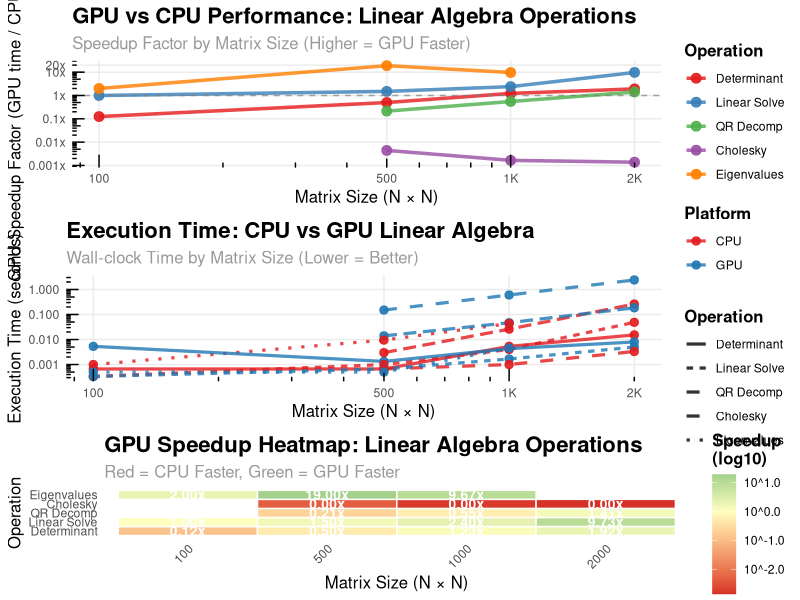
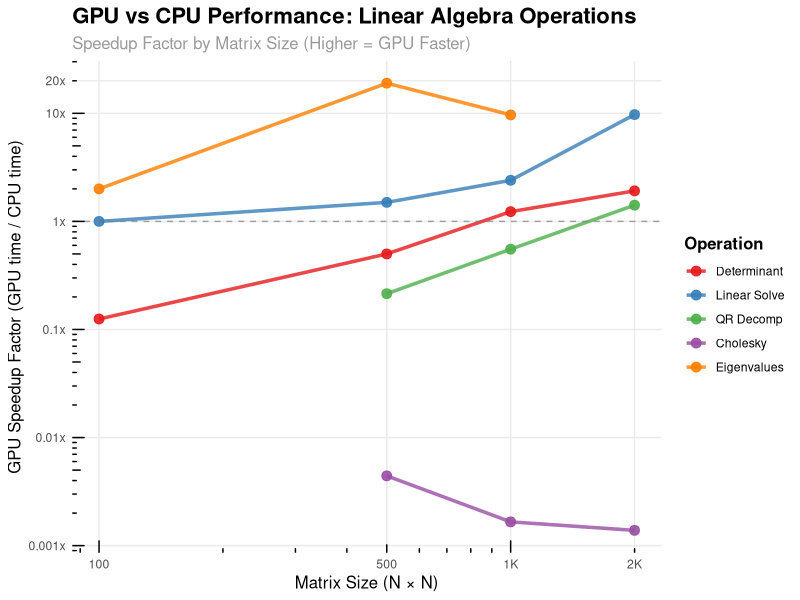
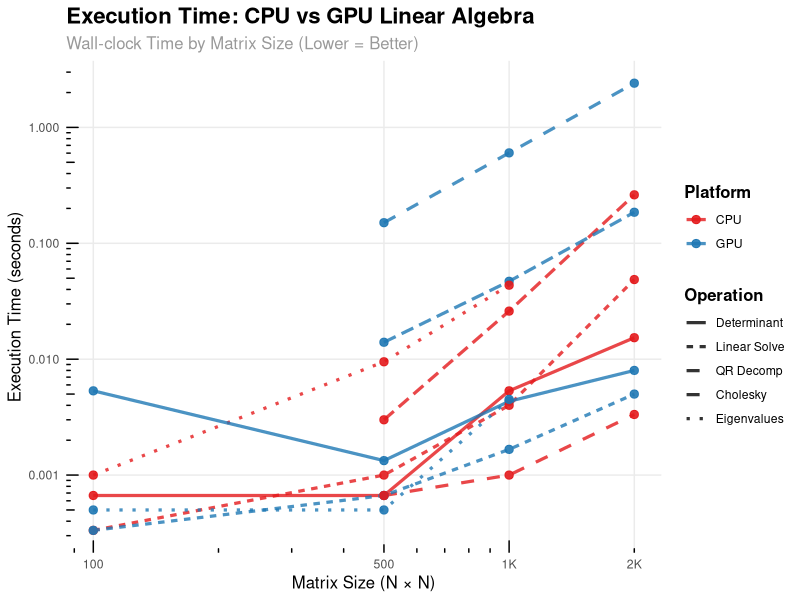
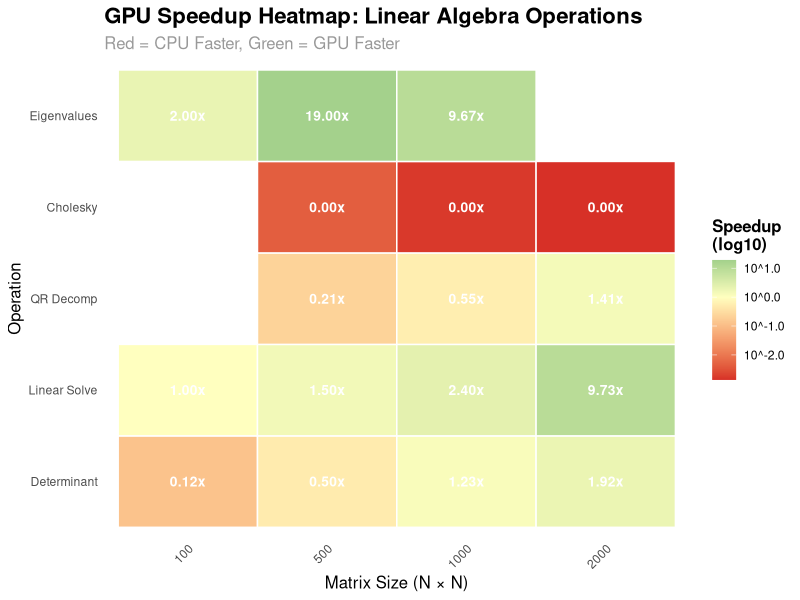

Reproduce these figures in R, in order.
#!/usr/bin/env Rscript
# Generate Linear Algebra Performance Plots for acediaR

library(ggplot2)
library(dplyr)
library(gridExtra)

# Create the benchmark results data frame from our test
results <- data.frame(
  size = c(100, 100, 100, 100, 100, 500, 500, 500, 500, 500, 1000, 1000, 1000, 1000, 1000, 2000, 2000, 2000, 2000),
  operation = c("det", "solve", "qr", "chol", "eigen", "det", "solve", "qr", "chol", "eigen", "det", "solve", "qr", "chol", "eigen", "det", "solve", "qr", "chol"),
  cpu_time = c(0.0006666667, 0.0003333333, 0.0000000000, 0.0000000000, 0.0010000000, 0.0006666667, 0.0010000000, 0.0030000000, 0.0006666667, 0.0095000000, 0.0053333333, 0.0040000000, 0.0260000000, 0.0010000000, 0.0435000000, 0.0153333333, 0.0486666667, 0.2620000000, 0.0033333333),
  gpu_time = c(0.0053333333, 0.0003333333, 0.0063333333, 0.0066666667, 0.0005000000, 0.0013333333, 0.0006666667, 0.0140000000, 0.1506666667, 0.0005000000, 0.0043333333, 0.0016666667, 0.0470000000, 0.6030000000, 0.0045000000, 0.0080000000, 0.0050000000, 0.1853333333, 2.4080000000),
  speedup = c(0.125000000, 1.000000000, 0.000000000, 0.000000000, 2.000000000, 0.500000000, 1.500000000, 0.214285714, 0.004424779, 19.000000000, 1.230769231, 2.400000000, 0.553191489, 0.001658375, 9.666666667, 1.916666667, 9.733333333, 1.413669065, 0.001384275),
  stringsAsFactors = FALSE
)

# Filter out operations where CPU time is 0 (measurement issues)
results_clean <- results %>% 
  filter(cpu_time > 0) %>%
  mutate(
    operation = factor(operation, levels = c("det", "solve", "qr", "chol", "eigen"),
                      labels = c("Determinant", "Linear Solve", "QR Decomp", "Cholesky", "Eigenvalues"))
  )

# Create performance comparison plots
cat("Creating performance visualization plots...\n")

# 1. Speedup vs Matrix Size Plot
p1 <- ggplot(results_clean, aes(x = size, y = speedup, color = operation)) +
  geom_line(size = 1.2, alpha = 0.8) +
  geom_point(size = 3, alpha = 0.9) +
  geom_hline(yintercept = 1, linetype = "dashed", color = "gray50", alpha = 0.7) +
  scale_x_continuous(trans = "log10", breaks = c(100, 500, 1000, 2000),
                     labels = c("100", "500", "1K", "2K")) +
  scale_y_continuous(trans = "log10", 
                     breaks = c(0.001, 0.01, 0.1, 1, 10, 20),
                     labels = c("0.001x", "0.01x", "0.1x", "1x", "10x", "20x")) +
  labs(title = "GPU vs CPU Performance: Linear Algebra Operations",
       subtitle = "Speedup Factor by Matrix Size (Higher = GPU Faster)",
       x = "Matrix Size (N × N)",
       y = "GPU Speedup Factor (GPU time / CPU time)",
       color = "Operation") +
  theme_minimal() +
  theme(
    plot.title = element_text(size = 16, face = "bold"),
    plot.subtitle = element_text(size = 12, color = "gray60"),
    axis.title = element_text(size = 12),
    legend.title = element_text(size = 12, face = "bold"),
    legend.position = "right",
    panel.grid.minor = element_blank()
  ) +
  annotation_logticks(sides = "bl") +
  scale_color_brewer(type = "qual", palette = "Set1")

# 2. Execution Time Comparison (CPU vs GPU)
results_long <- results_clean %>%
  tidyr::pivot_longer(cols = c(cpu_time, gpu_time), 
                      names_to = "platform", 
                      values_to = "time") %>%
  mutate(platform = factor(platform, levels = c("cpu_time", "gpu_time"),
                          labels = c("CPU", "GPU")))

p2 <- ggplot(results_long, aes(x = size, y = time, color = platform, linetype = operation)) +
  geom_line(size = 1.1, alpha = 0.8) +
  geom_point(size = 2.5, alpha = 0.9) +
  scale_x_continuous(trans = "log10", breaks = c(100, 500, 1000, 2000),
                     labels = c("100", "500", "1K", "2K")) +
  scale_y_continuous(trans = "log10") +
  labs(title = "Execution Time: CPU vs GPU Linear Algebra",
       subtitle = "Wall-clock Time by Matrix Size (Lower = Better)",
       x = "Matrix Size (N × N)",
       y = "Execution Time (seconds)",
       color = "Platform",
       linetype = "Operation") +
  theme_minimal() +
  theme(
    plot.title = element_text(size = 16, face = "bold"),
    plot.subtitle = element_text(size = 12, color = "gray60"),
    axis.title = element_text(size = 12),
    legend.title = element_text(size = 12, face = "bold"),
    panel.grid.minor = element_blank()
  ) +
  annotation_logticks(sides = "bl") +
  scale_color_manual(values = c("CPU" = "#E31A1C", "GPU" = "#1F78B4"))

# 3. Heatmap of Speedup by Operation and Size
p3 <- ggplot(results_clean, aes(x = factor(size), y = operation, fill = log10(speedup))) +
  geom_tile(color = "white", size = 0.5) +
  geom_text(aes(label = sprintf("%.2fx", speedup)), 
            color = "white", fontface = "bold", size = 3.5) +
  scale_fill_gradient2(low = "#D73027", mid = "#FFFFBF", high = "#1A9850",
                       midpoint = 0, name = "Speedup\n(log10)",
                       labels = function(x) sprintf("10^%.1f", x)) +
  labs(title = "GPU Speedup Heatmap: Linear Algebra Operations",
       subtitle = "Red = CPU Faster, Green = GPU Faster",
       x = "Matrix Size (N × N)",
       y = "Operation") +
  theme_minimal() +
  theme(
    plot.title = element_text(size = 16, face = "bold"),
    plot.subtitle = element_text(size = 12, color = "gray60"),
    axis.title = element_text(size = 12),
    legend.title = element_text(size = 12, face = "bold"),
    axis.text.x = element_text(angle = 45, hjust = 1),
    panel.grid = element_blank()
  )

# Save plots
ggsave("linear_algebra_speedup.png", p1, width = 12, height = 8, dpi = 300)
ggsave("linear_algebra_timing.png", p2, width = 12, height = 8, dpi = 300)
ggsave("linear_algebra_heatmap.png", p3, width = 10, height = 6, dpi = 300)

# Create combined plot
combined_plot <- grid.arrange(p1, p2, p3, ncol = 1, heights = c(1, 1, 0.8))
ggsave("linear_algebra_performance_combined.png", combined_plot, width = 12, height = 16, dpi = 300)

cat("Performance plots saved:\n")
cat("  • linear_algebra_speedup.png - Speedup comparison\n")
cat("  • linear_algebra_timing.png - Execution time comparison\n") 
cat("  • linear_algebra_heatmap.png - Speedup heatmap\n")
cat("  • linear_algebra_performance_combined.png - All plots combined\n")

# Print summary statistics
cat("\n=== Performance Summary ===\n")
cat("Best GPU Performance (highest speedup):\n")
best_gpu <- results_clean %>% 
  arrange(desc(speedup)) %>% 
  head(5)
for (i in 1:nrow(best_gpu)) {
  cat(sprintf("  %s (%dx%d): %.2fx speedup\n", 
              best_gpu$operation[i], best_gpu$size[i], best_gpu$size[i], best_gpu$speedup[i]))
}

cat("\nWorst GPU Performance (CPU faster):\n")
worst_gpu <- results_clean %>% 
  arrange(speedup) %>% 
  head(3)
for (i in 1:nrow(worst_gpu)) {
  cat(sprintf("  %s (%dx%d): %.3fx speedup (CPU %.2fx faster)\n", 
              worst_gpu$operation[i], worst_gpu$size[i], worst_gpu$size[i], 
              worst_gpu$speedup[i], 1/worst_gpu$speedup[i]))
}

cat("\n🚀 Linear algebra performance analysis complete!\n") 